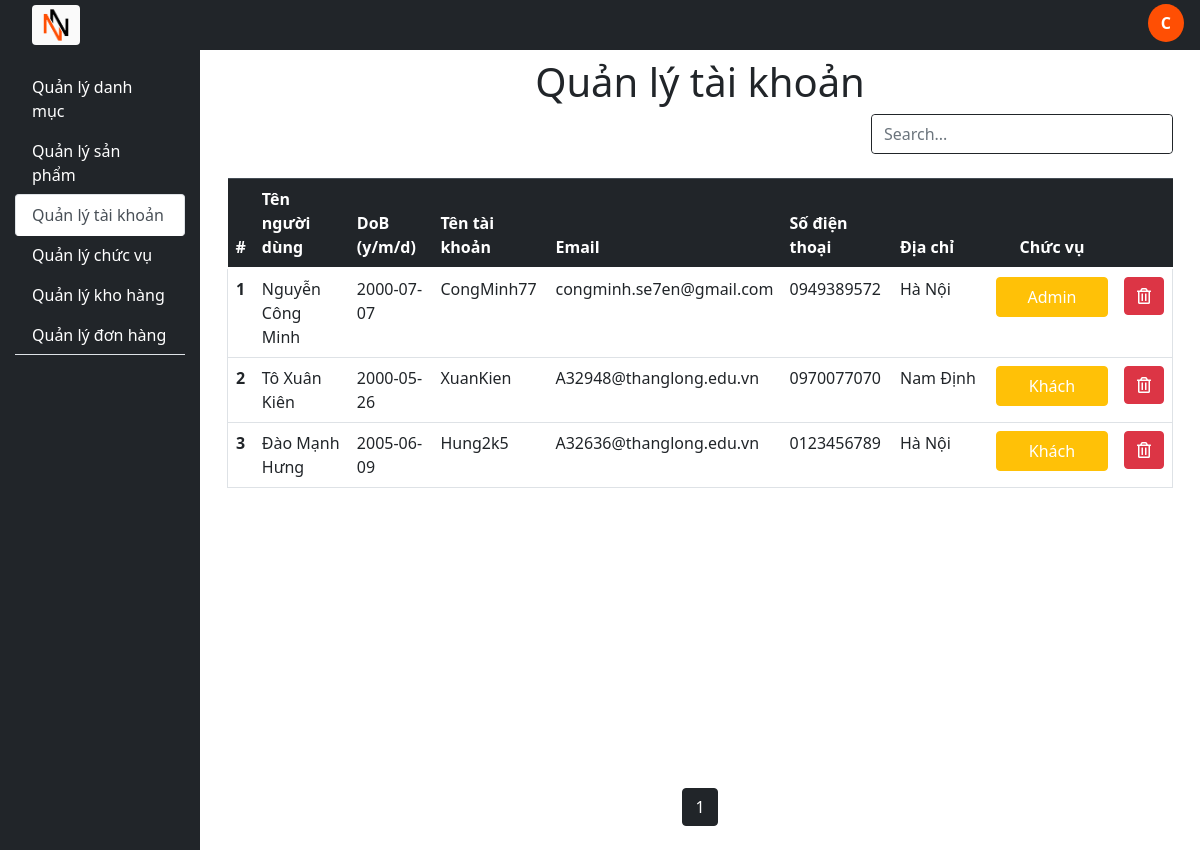
/account (signed in), run on an earlier commit of the app's database.
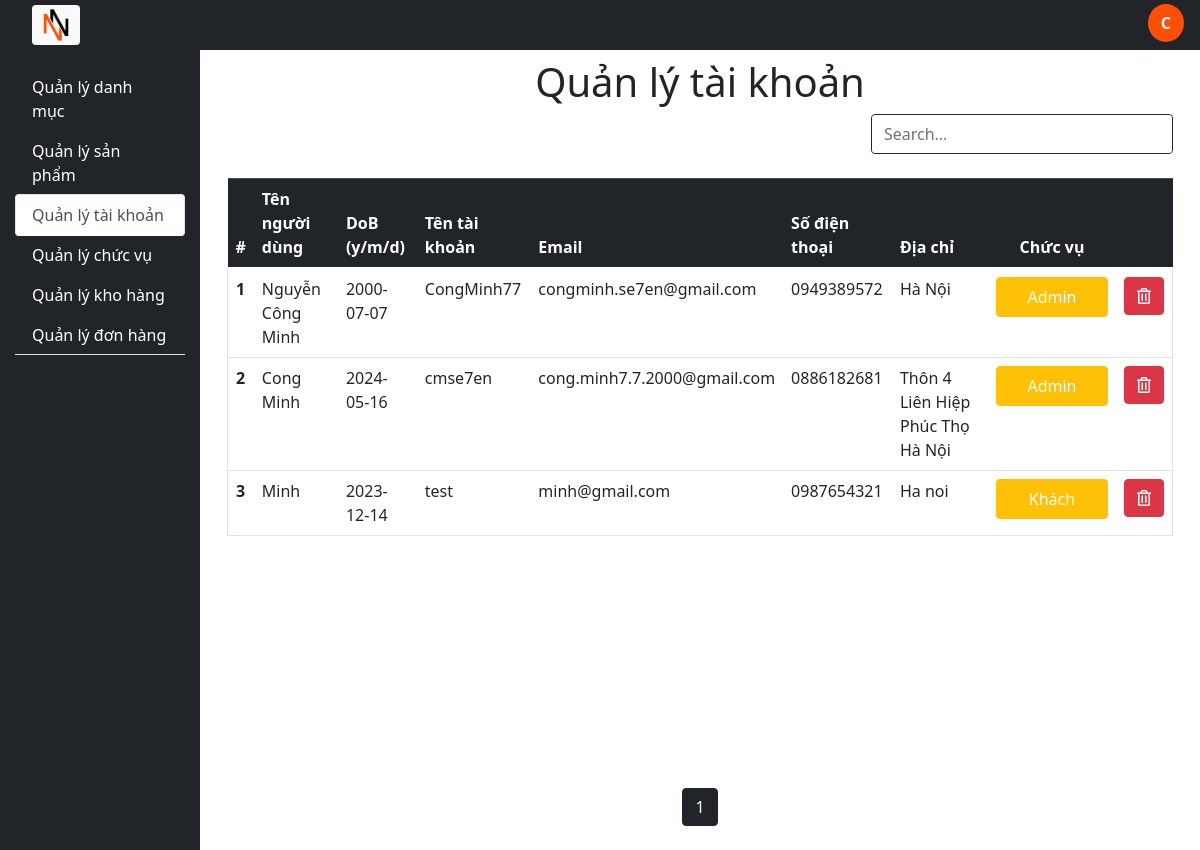
And on a later commit of the database.
### tables this page shows
CREATE TABLE `account_role` (
  `id_account` int NOT NULL,
  `id_role` int NOT NULL,
  PRIMARY KEY (`id_account`,`id_role`),
  KEY `fk_role` (`id_role`),
  CONSTRAINT `fk_account_role` FOREIGN KEY (`id_account`) REFERENCES `account` (`id_account`),
  CONSTRAINT `fk_role` FOREIGN KEY (`id_role`) REFERENCES `role` (`id_role`)
);

CREATE TABLE `account` (
  `id_account` int NOT NULL AUTO_INCREMENT,
  `hoTen` varchar(255) DEFAULT NULL,
  `dob` varchar(255) DEFAULT NULL,
  `gender` bit(1) DEFAULT NULL,
  `userName` varchar(100) NOT NULL,
  `passWord` varchar(100) NOT NULL,
  `email` varchar(255) DEFAULT NULL,
  `soDienThoai` varchar(255) DEFAULT NULL,
  `diaChi` varchar(255) DEFAULT NULL,
  `created_time` datetime NOT NULL,
  `update_time` datetime NOT NULL,
  PRIMARY KEY (`id_account`),
  UNIQUE KEY `userName` (`userName`),
  UNIQUE KEY `email` (`email`),
  UNIQUE KEY `soDienThoai` (`soDienThoai`)
);

CREATE TABLE `role` (
  `id_role` int NOT NULL AUTO_INCREMENT,
  `name_role` varchar(50) NOT NULL,
  PRIMARY KEY (`id_role`)
);

### controllers/BaseController.php (called while the page is built, shortened)
<?php
class BaseController
{
    protected function loadView($viewpath, array $data = [])
    {
        return require(self::VIEW_FOLDER_NAME . '/' . str_replace('.', '/', $viewpath) . '.php');
    }
    protected function includeView($headerpath, array $data = [])
    {
        return include_once(self::VIEW_FOLDER_NAME . '/' . str_replace('.', '/', $headerpath) . '.php');
    }
    protected function removeSpecialCharacter($str)
    {
        $str = str_replace('\\', '\\\\', $str);
        $str = str_replace('\'', '\\\'', $str);
        return $str;
    }
    protected function getGet($key)
    {
        $value = '';
        return $this->removeSpecialCharacter($value);
    }
}

### index.php (called while the page is built, shortened)
<?php
require_once("./helper/utils.php");
require_once("./core/Database.php");
require_once("./models/BaseModel.php");
require_once("./controllers/BaseController.php");
$actionName = $_REQUEST['action'] ?? 'index';
$controllerObject = new $controllerName;
$controllerObject->$actionName();

### helper/utils.php (called while the page is built)
<?php
function getPagination($dataRecord, $limit, $currentPage): array
{
    $count = count($dataRecord);
    $number = ceil($count / $limit);
    if ($currentPage > $number || $currentPage < 0 || empty($_GET['page'])) {
        $currentPage = 1;
    }
    $firstIndex = ($currentPage - 1) * $limit;
    return [
        'number' => strval($number),
        'firstIndex' => strval($firstIndex),
        'page' => $currentPage
    ];
}
function removeSpecialCharacter($string) {
    return preg_replace('/[^A-Za-z0-9\-]/', '', $string);
}

### core/Database.php (called while the page is built, shortened)
<?php
class Database
{
	public function connect(){
		$connect = mysqli_connect(self::HOST, self::USER, self::PASSWORD, self::DATABASE);
		mysqli_set_charset($connect, "utf8");
		if(mysqli_connect_errno() === 0){
			return $connect;
		}
		return false;
	}
}

### models/BaseModel.php (called while the page is built, shortened)
<?php
class BaseModel extends Database
{
    protected $connect;
    public function __construct()
    {
        $this->connect = $this->connect();
    }
    public function triplejoin($table, $table1, $table2, $select = [''], $select1 = [''], $select2 = [''], $id, $id1)
    {
        $unite = [];
        $unite1 = [];
        $unite2 = [];
        for ($i = 0; $i < count($select); $i++) {
            $unite[] = $table . '.' . $select[$i];
        }
        for ($i = 0; $i < count($select1); $i++) {
            $unite1[] = $table1 . '.' . $select1[$i];
        }
        for ($i = 0; $i < count($select2); $i++) {
            $unite2[] = $table2 . '.' . $select2[$i];
        }
        $final = implode(",", $unite);
        $final1 = implode(",", $unite1);
        $final2 = implode(",", $unite2);
        $sql = "SELECT ${final}, ${final1}, ${final2} FROM ${table} INNER JOIN ${table1} ON ${table}.$id = ${table1}.$id RIGHT JOIN ${table2} ON ${table}.$id1 = ${table2}.$id1";
        $query = $this->_query($sql);
        $data = [];
        if ($query != null) {
            while ($row = mysqli_fetch_array($query, 1)) {
                $data[] = $row;
            }
        }
        return $data;
    }
    public function triplejoinPaging(
        $table,
        $table1,
        $table2,
        $select = [''],
        $select1 = [''],
        $select2 = [''],
        $id,
        $id1,
        $limit,
        $page
    ) {
        $firstIndex = ($page - 1) * $limit;
        $unite = [];
        $unite1 = [];
        $unite2 = [];
        for ($i = 0; $i < count($select); $i++) {
            $unite[] = $table . '.' . $select[$i];
        }
        for ($i = 0; $i < count($select1); $i++) {
            $unite1[] = $table1 . '.' . $select1[$i];
        }
        for ($i = 0; $i < count($select2); $i++) {
            $unite2[] = $table2 . '.' . $select2[$i];
        }
        $final = implode(",", $unite);
        $final1 = implode(",", $unite1);
        $final2 = implode(",", $unite2);
        $sql = "SELECT ${final}, ${final1}, ${final2} FROM ${table} INNER JOIN ${table1} ON ${table}.$id = ${table1}.$id RIGHT JOIN ${table2} ON ${table}.$id1 = ${table2}.$id1 LIMIT ${firstIndex} , ${limit}";
        $query = $this->_query($sql);
        $data = [];
        if ($query != null) {
            while ($row = mysqli_fetch_array($query, 1)) {
                $data[] = $row;
            }
        }
        return $data;
    }
    public function _query($sql)
    {
        return mysqli_query($this->connect, $sql);
    }
}

### models/AccountModel.php (called while the page is built, shortened)
<?php
class AccountModel extends BaseModel
{
    public function selectTripleJoin($select = [''], $select1 = [''], $select2 = [''], $id, $id1)
    {
        return $this->triplejoin(
            self::TABLE_ACCOUNT_ROLE,
            self::TABLE_ROLE,
            self::TABLE,
            $select,
            $select1,
            $select2,
            $id,
            $id1
        );
    }
    public function selectTripleJoinPaging($select = [''], $select1 = [''], $select2 = [''], $id, $id1, $limit, $page)
    {
        return $this->triplejoinPaging(
            self::TABLE_ACCOUNT_ROLE,
            self::TABLE_ROLE,
            self::TABLE,
            $select,
            $select1,
            $select2,
            $id,
            $id1,
            $limit,
            $page
        );
    }
}

### views/front/accounts/index.php (the view, shortened to what this page needs)
<main class="col-10 position-relative">
	<center class="mt-2"><h1>Quản lý tài khoản</h1></center>
	<section>
		<div class="d-flex mt-2">
			<div class="container-fluid">
			</div>
			<div class="container-fluid w-50">
				<div class="d-flex border border-dark rounded">
					<input class="form-control border-0 sm-2 rounded-start" type="search" placeholder="Search..." aria-label="Search" name="s" id="myInput">
				</div>
			</div>
		</div>
		<div class="container-fluid">
			<table class="table table-hover mt-4">
				<thead class="table-dark">
					<tr>
				      <th scope="col">#</th>
				      <th scope="col">Tên người dùng</th>
				      <th scope="col">DoB (y/m/d)</th>
				      <th scope="col">Tên tài khoản</th>
				      <th scope="col">Email</th>
				      <th scope="col">Số điện thoại</th>
				      <th scope="col">Địa chỉ</th>
				      <th scope="col" class="text-center">Chức vụ</th>
				      <th scope="col" style="width: 3rem"></th>
				    </tr>
				</thead>
				<tbody id="myTable">
					<?php
						foreach ($accountPaging as $item){
							echo '<tr class="border-left border-right border-bottom">
									<th scope="col">'.++$firstIndex.'</th>
									<td scope="col">'.$item['hoTen'].'</td>
									<td scope="col">'.$item['dob'].'</td>
									<td scope="col">'.$item['userName'].'</td>
									<td scope="col">'.$item['email'].'</td>
									<td scope="col">'.$item['soDienThoai'].'</td>
									<td scope="col" style="width:6rem">'.$item['diaChi'].'</td>
									<th scope="col">
										<a href="account&action=addrole&id='.$item['id_account'].'&role='.$item['id_role'].'">
											<button class="btn btn-warning text-white" style="width: 7rem; height: 2.5rem">
												'.$item['name_role'].'
											</button>
										</a>
									</th>
									<!--th scope="col">
										<a href="account&action=add&id='.$item['id_account'].'">
											<button class="btn btn-primary text-white">
												<i class="far fa-edit"></i>
											</button>
										</a>
									</th-->
									<th scope="col">
										<button class="btn btn-danger" onclick="deleteAccount('.$item['id_account'].', '.$item['id_role'].')">
											<i class="far fa-trash-alt"></i>
										</button>
									</th>
								</tr>';
						}
					?>
				</tbody>
			</table>
		</div>
	</section>

### controllers/AccountController.php (shortened to what this page needs)
<?php
class AccountController extends BaseController
{
    private $accountModel;
    public function __construct()
    {
        $this->accountModel = new AccountModel();
    }
    public function index()
    {
        $columnAccount = [
            'id_account',
            'hoTen',
            'dob',
            'email',
            'userName',
            'passWord',
            'soDienThoai',
            'diaChi'
        ];
        $columnRole = [
            'id_role',
            'name_role'
        ];
        $account = $this->accountModel->selectTripleJoin(['id_account', 'id_role'],
            $columnRole,
            $columnAccount,
            'id_role',
            'id_account');
        $page = $this->getGet('page');
        $infoPagination = getPagination($account, self::LIMIT, $page);
        $accountPaging = $this->accountModel->selectTripleJoinPaging(['id_account', 'id_role'],
            $columnRole,
            $columnAccount,
            'id_role',
            'id_account',
            self::LIMIT,
            $infoPagination['page']
        );
        if (isset($_COOKIE['login']) && $_COOKIE['login'] == 'true' && isset($_SESSION['role'])) {
            $this->includeView('layout.admin_header');
            $this->includeView('layout.nav');
            $this->loadView('front.accounts.index', [
                'accountPaging' => $accountPaging,
                'firstIndex' => $infoPagination['firstIndex']
            ]);
            $this->includeView('layout.pagination', [
                'page' => $infoPagination['page'],
                'number' => $infoPagination['number']
            ]);
        } else {
            header("Location: login");
            die();
        }
    }
}

### views/layout/admin_header.php (shortened to what this page needs)
<!DOCTYPE html>
<html>
<head>
	<link rel="stylesheet" href="https://cdnjs.cloudflare.com/ajax/libs/font-awesome/5.15.3/css/all.min.css" />
	<link rel="stylesheet" href="https://maxcdn.bootstrapcdn.com/bootstrap/4.5.2/css/bootstrap.min.css">
	<link rel="stylesheet" type="text/css" href="./assets/css/styleAdmin.css">
	<link rel="stylesheet" type="text/css" href="./assets/css/stylesAdmin.css">
</head>

### views/layout/nav.php
<body class="d-flex flex-column">
<nav class="navbar-dark bg-dark d-flex">
    <div class="d-flex ml-2 pl-4">
        <a href="home" class="navbar-brand m-0">
            <img src="./assets/image/NoNameee-01.png" class="rounded"
                 style="width:3rem; height:2.5rem; background-color: #fafafa">
        </a>
    </div>
    <div class="d-flex flex-fill justify-content-end">
        <?php
        if (isset($_COOKIE['login']) && $_COOKIE['login'] == 'true' && isset($_SESSION['username'])) {
            if (isset($_SESSION['username'])) {
                $sessionUser = $_SESSION['username'];
            }
            echo '<div class="dropdown ml-3 mr-3 pt-1">
					<button class="btn rounded-circle" type="button" id="dropdownMenuButton" data-toggle="dropdown" aria-haspopup="true" aria-expanded="false" style="background-color: #ff4f04">
							<strong class="text-white">' . strtoupper($sessionUser[0]) . '</strong>
					</button>
					<div class="dropdown-menu dropdown-menu-right m-0">
						<a class="dropdown-item" href="login&action=logout">Đăng xuất</a>
					</div>
				</div>';
        } else {
            echo '<div class="d-flex pl-2">
					<a href="login">
						<i class="fas fa-user fa-2x text-dark"></i>
					</a>
				</div>';
        }
        ?>
    </div>
</nav>
<section class="d-flex flex-fill" id="wrapper">
    <nav class="col-2 navbar-dark bg-dark navbar-fixed-left pt-3" id="sidebar-wrapper">
        <ul class="container-fluid p-0 nav nav-tabs flex-column">
            <?php
            $data = ['category', 'product', 'account', 'role', 'stock', 'order'];
            $title = ['danh mục', 'sản phẩm', 'tài khoản', 'chức vụ', 'kho hàng', 'đơn hàng'];
            if (isset($_REQUEST['controller'])) {
                $controllerName = removeSpecialCharacter($_REQUEST['controller']);
                $key = array_search($controllerName, $data);
                $replace = array($key => '');
                $data = array_replace($data, $replace);
                for ($i = 0; $i < count($data); $i++) {
                    if ($data[$i] != '') {
                        echo '<li class="nav-item">
						<a class="nav-link text-white rounded" href="' . $data[$i] . '">Quản lý ' . $title[$i] . '</a>
						</li>';
                    } else {
                        if (isset($_REQUEST['action'])) {
                            echo '<li class="nav-item">
							<a class="nav-link rounded active" href="' . $controllerName . '">Quản lý ' . $title[$i] . '</a>
							</li>';
                        } else {
                            echo '<li class="nav-item">
							<a class="nav-link rounded active" href="">Quản lý ' . $title[$i] . '</a>
						</li>';
                        }
                    }
                }
            }
            ?>
        </ul>
    </nav>

### views/layout/pagination.php (shortened to what this page needs)
	<nav class="nav-pagination" aria-label="Page navigation example">
		<?php
		if(isset($_REQUEST['controller'])){
			$controllerName = $_REQUEST['controller'];
		}
		echo '<ul class="pagination justify-content-center">';
		for ($i=1; $i <= $number; $i++) {
			if($page == $i){
				echo '<li class="page-item active">
					<a class="text-white" href="#">
						<button class="btn btn-dark">'.$i.'</button>
					</a>
				</li>';
			}
			else{
				echo '<li class="page-item">
						<a class="text-dark" href="'.$controllerName.'&page='.$i.'">
							<button class="btn btn-light">'.$i.'</button>
						</a>
				</li>';
			}
		}
			echo '</ul>';
		?>
	</nav>
</main>

### assets/css/styleAdmin.css (style rules this page uses)
a { text-decoration: none !important; }
.nav-pagination { position: absolute; bottom: 0.5rem; right: 50%; left: 50%; }

What changed in the data, as far as the page shows it:
removed account_role: id_account.hoTen "Tô Xuân Kiên", id_account.dob "2000-05-26", id_account.userName "XuanKien", id_account.email "A32948@thanglong.edu.vn", id_account.soDienThoai "0970077070", id_account.diaChi "Nam Định", id_role.name_role "Khách"
removed account_role: id_account.hoTen "Đào Mạnh Hưng", id_account.dob "2005-06-09", id_account.userName "Hung2k5", id_account.email "A32636@thanglong.edu.vn", id_account.soDienThoai "0123456789", id_account.diaChi "Hà Nội", id_role.name_role "Khách"
added account_role: id_account.hoTen "Cong Minh", id_account.dob "2024-05-16", id_account.userName "cmse7en", id_account.email "cong.minh7.7.2000@gmail.com", id_account.soDienThoai "0886182681", id_account.diaChi "Thôn 4 Liên Hiệp Phúc Thọ Hà Nội", id_role.name_role "Admin"
added account_role: id_account.hoTen "Minh", id_account.dob "2023-12-14", id_account.userName "test", id_account.email "minh@gmail.com", id_account.soDienThoai "0987654321", id_account.diaChi "Ha noi", id_role.name_role "Khách"
